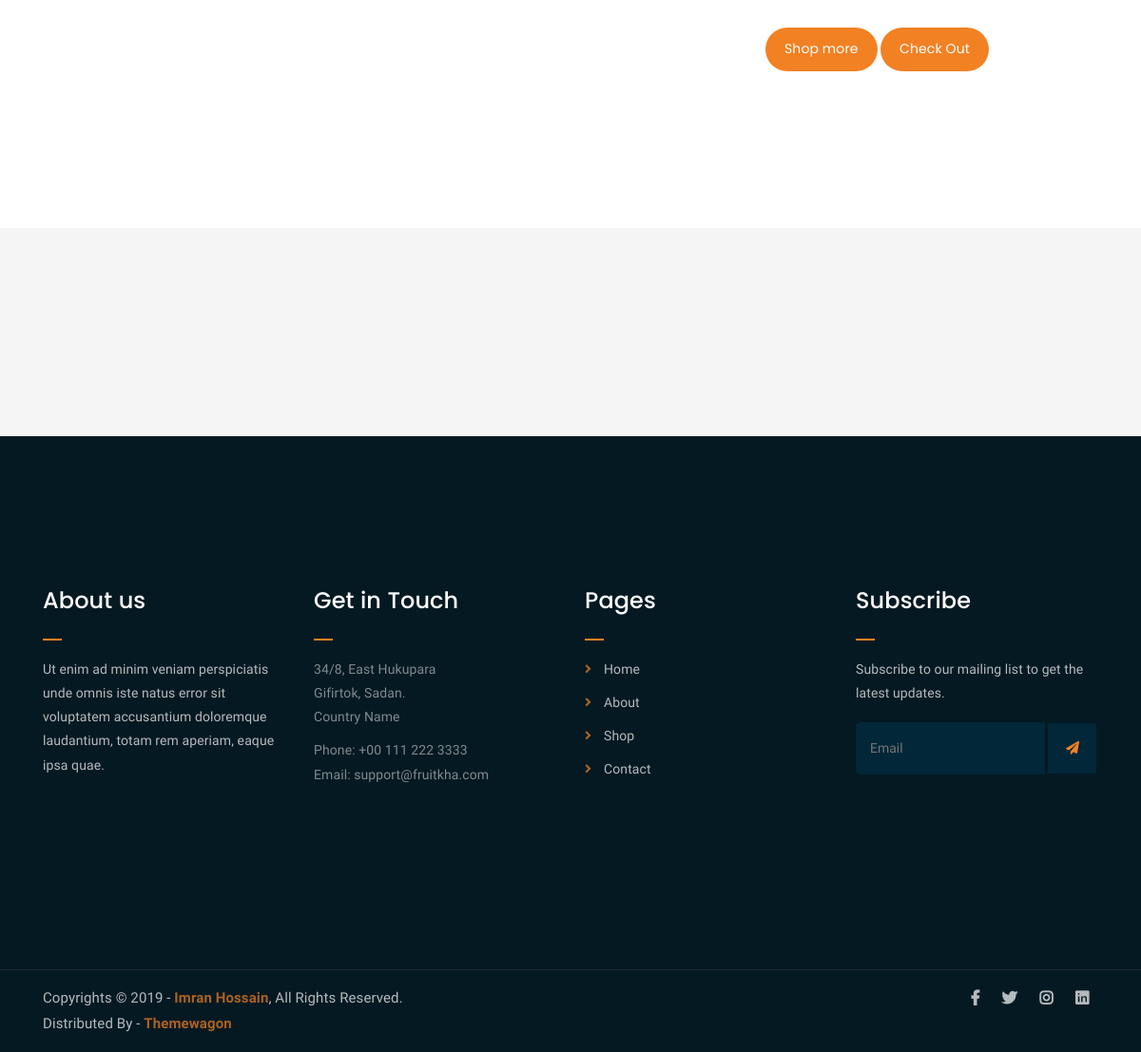
The app's page /cart (lower part), older data.
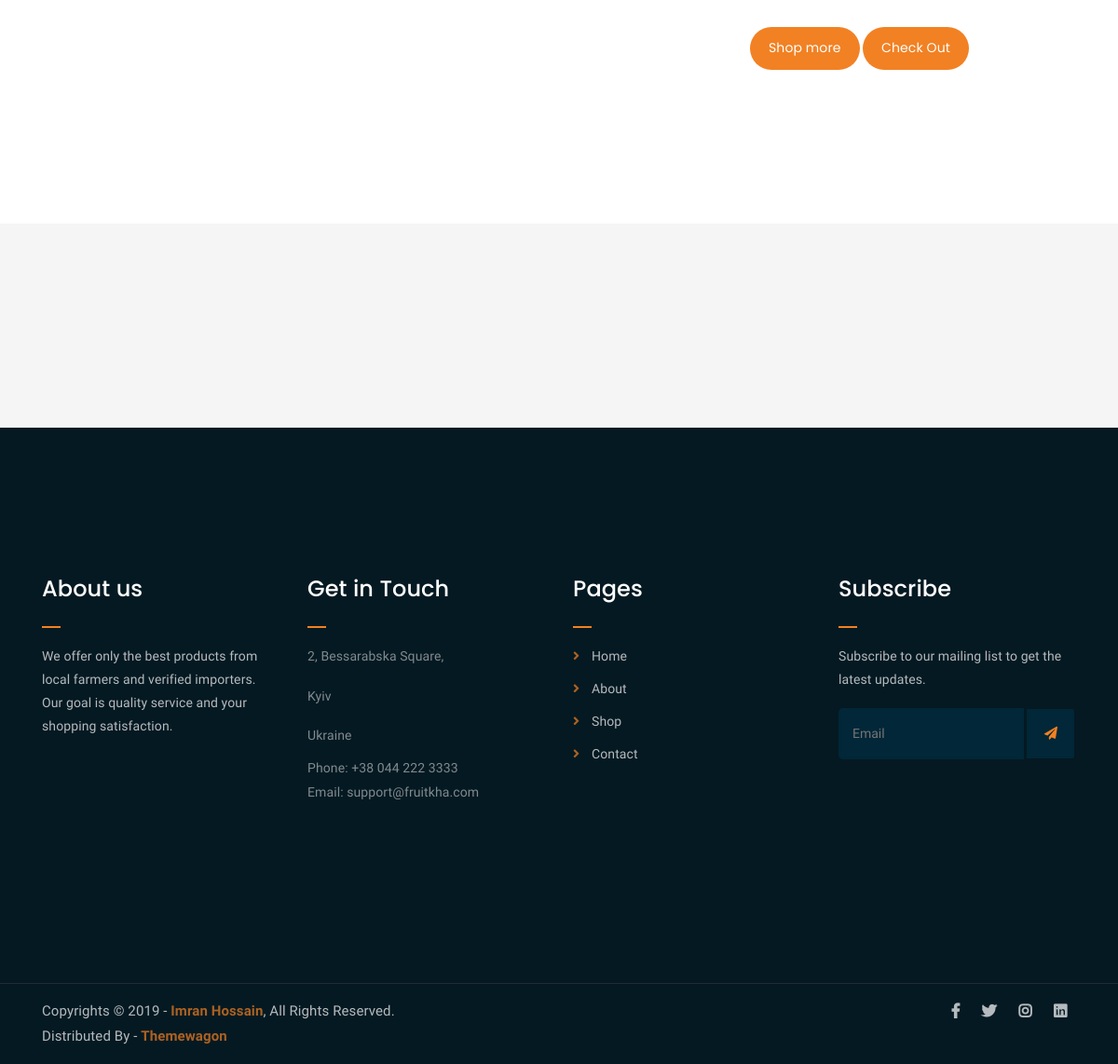
The same page, newer data.
### main/models.py (models this page shows, shortened)
class Partners(models.Model):
    def get_file_name(self, filename: str) -> str:
        ext_file = filename.strip().split('.')[-1]
        new_filename = f'{uuid.uuid4()}.{ext_file}'
        return os.path.join('partners_logos', new_filename)
    name = models.CharField(max_length=50)
    photo = models.ImageField(upload_to=get_file_name, )
    is_visible = models.BooleanField(default=True)
    class Meta:
        verbose_name_plural = 'Partners logos'

class Contacts(models.Model):
    text = RichTextField(max_length=500)
    address = RichTextField(max_length=500)
    open_hours = RichTextField(max_length=1000)
    contact = RichTextField(max_length=500)
    about_short = models.TextField(max_length=300)
    subscribe_text = models.TextField(max_length=200)
    facebook = models.CharField(max_length=200)
    instagram = models.CharField(max_length=200)
    linkedin = models.CharField(max_length=200)
    class Meta:
        verbose_name_plural = 'Contacts'

### cart/views.py (the view)
# urls.py: path('', views.cart_detail, name='cart_detail'),
def cart_detail(request):
    cart = Cart(request)
    info = Info.objects.first()
    contacts = Contacts.objects.first()
    partners = Partners.objects.filter(is_visible=True)
    data = {
        'info': info,
        'contacts': contacts,
        'partners': partners,
        'cart': cart,
    }
    for item in cart:
        item['update_quantity_form'] = CartAddProductForm(initial=
                                                          {'quantity': item['quantity'],
                                                           'update': True
                                                           })
    return render(request, 'cart/cart.html', context=data)

### cart/cart.py (called while the page is built)
    def __iter__(self):
        product_ids = self.cart.keys()
        products = Product.objects.filter(id__in=product_ids)
        cart = self.cart.copy()
        for product in products:
            cart[str(product.id)]['product'] = product
        for item in cart.values():
            item['price'] = Decimal(item['price'])
            item['total_price'] = item['price'] * item['quantity']
            yield item

    def __len__(self):
        return sum(item['quantity'] for item in self.cart.values())

    def get_total_price(self):
        return sum(Decimal(item['price']) * item['quantity'] for item in self.cart.values())

### cart/context_processors.py (called while the page is built)
def cart(request):
    return {'cart': Cart(request)}

### cart/templates/cart/cart.html (shortened to what this page needs)
{% extends 'index.html' %}
{% load i18n %}
{% block content %}
	<div class="cart-section mt-150 mb-150">
		<div class="container">
			<div class="row">
				<div class="col-lg-8 col-md-12">
				</div>
				<div class="col-lg-4">
					<div class="total-section">
						<div class="cart-buttons">
                            <a href="shop" class="boxed-btn">{% trans "Shop more" %}</a>
							<a href="{% url "orders:order_create" %}" class="boxed-btn black">{% trans "Check Out" %}</a>
						</div>
					</div>
				</div>
			</div>
		</div>
	</div>
{% endblock %}

### templates/index.html (shortened to what this page needs)
{% load static %}
{% load i18n %}
<!DOCTYPE html>
<html lang="en">
<head>
	<link rel="stylesheet" href={% static "assets/css/all.min.css" %}>
	<link rel="stylesheet" href={% static "assets/bootstrap/css/bootstrap.min.css" %}>
	<link rel="stylesheet" href={% static "assets/css/owl.carousel.css" %}>
	<link rel="stylesheet" href={% static "assets/css/magnific-popup.css" %}>
	<link rel="stylesheet" href={% static "assets/css/animate.css" %}>
	<link rel="stylesheet" href={% static "assets/css/meanmenu.min.css" %}>
	<link rel="stylesheet" href={% static "assets/css/main.css" %}>
	<link rel="stylesheet" href={% static "assets/css/responsive.css" %}>
</head>
<body>
                                                {% get_current_language as LANGUAGE_CODE %}
                                                {% get_available_languages as LANGUAGES %}
                                                {% get_language_info_list for LANGUAGES as languages %}
    {% block content %}
    {% endblock %}
	<div class="logo-carousel-section">
		<div class="container">
			<div class="row">
				<div class="col-lg-12">
					<div class="logo-carousel-inner">
                        {% for logo in partners %}
						<div class="single-logo-item">
							<img src={{ logo.photo.url }} alt="logo">
						</div>
                        {% endfor %}
					</div>
				</div>
			</div>
		</div>
	</div>
	<div class="footer-area">
		<div class="container">
			<div class="row">
				<div class="col-lg-3 col-md-6">
					<div class="footer-box about-widget">
						<h2 class="widget-title">{% trans "About us" %}</h2>
						<p>{{ contacts.about_short }}</p>
					</div>
				</div>
				<div class="col-lg-3 col-md-6">
					<div class="footer-box get-in-touch">
						<h2 class="widget-title">{% trans "Get in Touch" %}</h2>
						<ul>
							<li>{{ contacts.address|safe }}</li>
							<li>{{ contacts.contact|safe }}</li>
						</ul>
					</div>
				</div>
				<div class="col-lg-3 col-md-6">
					<div class="footer-box pages">
						<h2 class="widget-title">{% trans "Pages" %}</h2>
						<ul>
							<li><a href="/">{% trans "Home" %}</a></li>
							<li><a href="/about">{% trans "About" %}</a></li>
							<li><a href="/shop">{% trans "Shop" %}</a></li>
							<li><a href="/contact">{% trans "Contact" %}</a></li>
						</ul>
					</div>
				</div>
				<div class="col-lg-3 col-md-6">
					<div class="footer-box subscribe">
						<h2 class="widget-title">{% trans "Subscribe" %}</h2>
						<p>{{ contacts.subscribe_text }}</p>
						<form action="index.html">
							<input type="email" placeholder="Email">
							<button type="submit"><i class="fas fa-paper-plane"></i></button>
						</form>
					</div>
				</div>
			</div>
		</div>
	</div>
	<div class="copyright">
		<div class="container">
			<div class="row">
				<div class="col-lg-6 col-md-12">
					<p>Copyrights &copy; 2019 - <a href="https://imransdesign.com/">Imran Hossain</a>,  All Rights Reserved.<br>
						Distributed By - <a href="https://themewagon.com/">Themewagon</a>
					</p>
				</div>
				<div class="col-lg-6 text-right col-md-12">
					<div class="social-icons">
						<ul>
							<li><a href="https://www.facebook.com/" target="_blank"><i class="fab fa-facebook-f"></i></a></li>
							<li><a href="https://twitter.com/" target="_blank"><i class="fab fa-twitter"></i></a></li>
							<li><a href="https://www.instagram.com/" target="_blank"><i class="fab fa-instagram"></i></a></li>
							<li><a href="https://www.linkedin.com/login/ru" target="_blank"><i class="fab fa-linkedin"></i></a></li>
						</ul>
					</div>
				</div>
			</div>
		</div>
	</div>
</body>
</html>

Row changes from the older to the newer data that the page shows:
added Partners: photo (picture)
added Partners: photo (picture)
changed Contacts "Subscribe to our mailing list to get the latest updates.": about_short "Ut enim ad minim veniam perspiciatis unde omnis iste natus error sit voluptatem accusantium doloremque laudantium, totam rem aperiam, eaque ipsa quae." → "We offer only the best products from local farmers and verified importers. Our goal is quality service and your shopping satisfaction."; address "34/8, East Hukupara Gifirtok, Sadan. Country Name" → "2, Bessarabska Square, Kyiv Ukraine"; contact "Phone: +00 111 222 3333 Email: support@fruitkha.com" → "Phone: +38 044 222 3333 Email: support@fruitkha.com"
